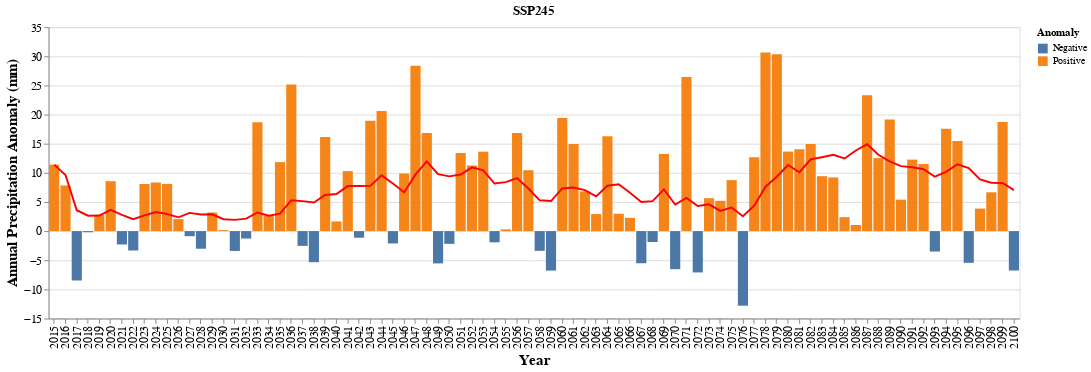

Notebook code cell kept with this figure:
### Markdown cell above
### SSP245

### Code cell
precip = annual_precip.pr.mean(dim='model')
# Select Historical
precip_clim = precip[0].dropna(dim='year').mean()
# Difference
ann_pr_anom = precip[2].dropna(dim='year') - precip_clim
# Filter range
ann_pr_anom = ann_pr_anom.loc['2015':'2100']

df_pr = ann_pr_anom.to_dataframe()
df_pr['positive'] = df_pr['pr'] > 0
df_pr['Rolling'] = df_pr['pr'].rolling(5).mean()
df_pr.reset_index(inplace=True)
df_pr.head() # show only first five rows

df_pr['positive'] = df_pr['positive'].astype(str)

df_pr['positive'] = df_pr['positive'].str.replace('True','Positive')
df_pr['positive'] = df_pr['positive'].str.replace('False','Negative')

df_pr.rename(columns={'positive':'Anomaly'}, inplace=True)

#df.reset_index(inplace=True)
bar = alt.Chart(df_pr).mark_bar().encode(
    x="year:O",
    y="pr:Q",
    color='Anomaly:N'
).properties(width=1000).encode(x=alt.X('year:O', axis=alt.Axis(title='Year',titleFontSize=15, labelFontSize=12)),
                              y=alt.Y('pr:Q', axis=alt.Axis( title='Annual Precipitation Anomaly (mm)',titleFontSize=15, labelFontSize=12)))
line = alt.Chart(df_pr).mark_line(color='red').transform_window(
    # The field to average
    rolling_mean='mean(pr)',
    # The number of values before and after the current value to include.
    frame=[-9, 0]
).encode(
    x='year:O',
    y='rolling_mean:Q'
)


(bar + line).properties(width=1000, title='SSP245')

### Figure 1 — Vega-Lite specification as saved in the notebook (floating-point values rounded to 4 significant figures)
{"config": {"view": {"continuousWidth": 400, "continuousHeight": 300}}, "layer": [{"mark": "bar", "encoding": {"color": {"field": "Anomaly", "type": "nominal"}, "x": {"axis": {"labelFontSize": 12, "title": "Year", "titleFontSize": 15}, "field": "year", "type": "ordinal"}, "y": {"axis": {"labelFontSize": 12, "title": "Annual Precipitation Anomaly (mm)", "titleFontSize": 15}, "field": "pr", "type": "quantitative"}}, "width": 1000}, {"mark": {"type": "line", "color": "red"}, "encoding": {"x": {"field": "year", "type": "ordinal"}, "y": {"field": "rolling_mean", "type": "quantitative"}}, "transform": [{"window": [{"op": "mean", "field": "pr", "as": "rolling_mean"}], "frame": [-9, 0]}]}], "data": {"name": "data-a37cadb3598b5d62fa6e0ac3e7e13d9f"}, "title": "SSP245", "width": 1000, "$schema": "https://vega.github.io/schema/vega-lite/v4.17.0.json", "datasets": {"data-a37cadb3598b5d62fa6e0ac3e7e13d9f": [{"year": 2015, "pr": 11.41, "Anomaly": "Positive", "Rolling": null}, {"year": 2016, "pr": 7.837, "Anomaly": "Positive", "Rolling": null}, {"year": 2017, "pr": -8.477, "Anomaly": "Negative", "Rolling": null}, {"year": 2018, "pr": -0.202, "Anomaly": "Negative", "Rolling": null}, {"year": 2019, "pr": 2.759, "Anomaly": "Positive", "Rolling": 2.665}, {"year": 2020, "pr": 8.566, "Anomaly": "Positive", "Rolling": 2.096}, {"year": 2021, "pr": -2.296, "Anomaly": "Negative", "Rolling": 0.06993}, {"year": 2022, "pr": -3.331, "Anomaly": "Negative", "Rolling": 1.099}, {"year": 2023, "pr": 8.082, "Anomaly": "Positive", "Rolling": 2.756}, {"year": 2024, "pr": 8.343, "Anomaly": "Positive", "Rolling": 3.873}, {"year": 2025, "pr": 8.103, "Anomaly": "Positive", "Rolling": 3.78}, {"year": 2026, "pr": 2.062, "Anomaly": "Positive", "Rolling": 4.652}, {"year": 2027, "pr": -0.8729, "Anomaly": "Negative", "Rolling": 5.143}, {"year": 2028, "pr": -3.027, "Anomaly": "Negative", "Rolling": 2.922}, {"year": 2029, "pr": 3.196, "Anomaly": "Positive", "Rolling": 1.892}, {"year": 2030, "pr": 0.1604, "Anomaly": "Positive", "Rolling": 0.3039}, {"year": 2031, "pr": -3.405, "Anomaly": "Negative", "Rolling": -0.7895}, {"year": 2032, "pr": -1.279, "Anomaly": "Negative", "Rolling": -0.8707}, {"year": 2033, "pr": 18.69, "Anomaly": "Positive", "Rolling": 3.472}, {"year": 2034, "pr": 2.631, "Anomaly": "Positive", "Rolling": 3.359}, {"year": 2035, "pr": 11.84, "Anomaly": "Positive", "Rolling": 5.695}, {"year": 2036, "pr": 25.14, "Anomaly": "Positive", "Rolling": 11.4}, {"year": 2037, "pr": -2.54, "Anomaly": "Negative", "Rolling": 11.15}, {"year": 2038, "pr": -5.338, "Anomaly": "Negative", "Rolling": 6.348}, {"year": 2039, "pr": 16.17, "Anomaly": "Positive", "Rolling": 9.055}, {"year": 2040, "pr": 1.657, "Anomaly": "Positive", "Rolling": 7.018}, {"year": 2041, "pr": 10.29, "Anomaly": "Positive", "Rolling": 4.048}, {"year": 2042, "pr": -1.138, "Anomaly": "Negative", "Rolling": 4.328}, {"year": 2043, "pr": 18.92, "Anomaly": "Positive", "Rolling": 9.18}, {"year": 2044, "pr": 20.64, "Anomaly": "Positive", "Rolling": 10.07}, {"year": 2045, "pr": -2.12, "Anomaly": "Negative", "Rolling": 9.319}, {"year": 2046, "pr": 9.883, "Anomaly": "Positive", "Rolling": 9.237}, {"year": 2047, "pr": 28.36, "Anomaly": "Positive", "Rolling": 15.14}, {"year": 2048, "pr": 16.82, "Anomaly": "Positive", "Rolling": 14.72}, {"year": 2049, "pr": -5.543, "Anomaly": "Negative", "Rolling": 9.482}, {"year": 2050, "pr": -2.19, "Anomaly": "Negative", "Rolling": 9.468}, {"year": 2051, "pr": 13.41, "Anomaly": "Positive", "Rolling": 10.17}, {"year": 2052, "pr": 11.26, "Anomaly": "Positive", "Rolling": 6.752}, {"year": 2053, "pr": 13.63, "Anomaly": "Positive", "Rolling": 6.114}, {"year": 2054, "pr": -1.926, "Anomaly": "Negative", "Rolling": 6.837}, {"year": 2055, "pr": 0.2939, "Anomaly": "Positive", "Rolling": 7.334}, {"year": 2056, "pr": 16.85, "Anomaly": "Positive", "Rolling": 8.022}, {"year": 2057, "pr": 10.45, "Anomaly": "Positive", "Rolling": 7.859}, {"year": 2058, "pr": -3.387, "Anomaly": "Negative", "Rolling": 4.455}, {"year": 2059, "pr": -6.779, "Anomaly": "Negative", "Rolling": 3.485}, {"year": 2060, "pr": 19.41, "Anomaly": "Positive", "Rolling": 7.308}, {"year": 2061, "pr": 14.97, "Anomaly": "Positive", "Rolling": 6.932}, {"year": 2062, "pr": 6.82, "Anomaly": "Positive", "Rolling": 6.207}, {"year": 2063, "pr": 2.924, "Anomaly": "Positive", "Rolling": 7.469}, {"year": 2064, "pr": 16.28, "Anomaly": "Positive", "Rolling": 12.08}, {"year": 2065, "pr": 2.98, "Anomaly": "Positive", "Rolling": 8.795}, {"year": 2066, "pr": 2.279, "Anomaly": "Positive", "Rolling": 6.257}, {"year": 2067, "pr": -5.517, "Anomaly": "Negative", "Rolling": 3.79}, {"year": 2068, "pr": -1.868, "Anomaly": "Negative", "Rolling": 2.831}, {"year": 2069, "pr": 13.25, "Anomaly": "Positive", "Rolling": 2.225}, {"year": 2070, "pr": -6.539, "Anomaly": "Negative", "Rolling": 0.3206}, {"year": 2071, "pr": 26.44, "Anomaly": "Positive", "Rolling": 5.154}, {"year": 2072, "pr": -7.096, "Anomaly": "Negative", "Rolling": 4.838}, {"year": 2073, "pr": 5.644, "Anomaly": "Positive", "Rolling": 6.34}, {"year": 2074, "pr": 5.2, "Anomaly": "Positive", "Rolling": 4.731}, {"year": 2075, "pr": 8.742, "Anomaly": "Positive", "Rolling": 7.787}, {"year": 2076, "pr": -12.81, "Anomaly": "Negative", "Rolling": -0.0629}, {"year": 2077, "pr": 12.68, "Anomaly": "Positive", "Rolling": 3.892}, {"year": 2078, "pr": 30.65, "Anomaly": "Positive", "Rolling": 8.892}, {"year": 2079, "pr": 30.35, "Anomaly": "Positive", "Rolling": 13.92}, {"year": 2080, "pr": 13.65, "Anomaly": "Positive", "Rolling": 14.9}, {"year": 2081, "pr": 14.04, "Anomaly": "Positive", "Rolling": 20.27}, {"year": 2082, "pr": 14.95, "Anomaly": "Positive", "Rolling": 20.73}, {"year": 2083, "pr": 9.424, "Anomaly": "Positive", "Rolling": 16.48}, {"year": 2084, "pr": 9.209, "Anomaly": "Positive", "Rolling": 12.26}, {"year": 2085, "pr": 2.394, "Anomaly": "Positive", "Rolling": 10.0}, {"year": 2086, "pr": 1.051, "Anomaly": "Positive", "Rolling": 7.406}, {"year": 2087, "pr": 23.33, "Anomaly": "Positive", "Rolling": 9.082}, {"year": 2088, "pr": 12.53, "Anomaly": "Positive", "Rolling": 9.704}, {"year": 2089, "pr": 19.14, "Anomaly": "Positive", "Rolling": 11.69}, {"year": 2090, "pr": 5.397, "Anomaly": "Positive", "Rolling": 12.29}, {"year": 2091, "pr": 12.27, "Anomaly": "Positive", "Rolling": 14.53}, {"year": 2092, "pr": 11.52, "Anomaly": "Positive", "Rolling": 12.17}, {"year": 2093, "pr": -3.508, "Anomaly": "Negative", "Rolling": 8.965}, {"year": 2094, "pr": 17.59, "Anomaly": "Positive", "Rolling": 8.653}, {"year": 2095, "pr": 15.47, "Anomaly": "Positive", "Rolling": 10.67}, {"year": 2096, "pr": -5.448, "Anomaly": "Negative", "Rolling": 7.124}, {"year": 2097, "pr": 3.861, "Anomaly": "Positive", "Rolling": 5.592}, {"year": 2098, "pr": 6.659, "Anomaly": "Positive", "Rolling": 7.625}, {"year": 2099, "pr": 18.73, "Anomaly": "Positive", "Rolling": 7.855}, {"year": 2100, "pr": -6.765, "Anomaly": "Negative", "Rolling": 3.408}]}}
